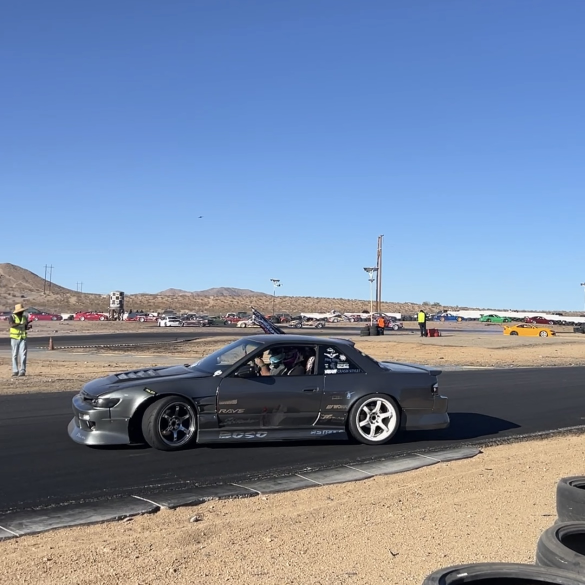
#> input picture images/4.jpg, 1170 x 1170 px, given in place of noisy.png, which was not available (shown at 1/2 size)
$ python processor_noisy.py   (older library calls are emulated)
#> lines starting #> are read from the running program, lines starting #| are printed output that depends on the picture; after the words box and inside, x2 and y2 are one past the last pixel; in counts of white or black regions, pixels touching at a corner belong together; pictures that were not available may be replaced by others from this repository, and a replacement may not be noted
### blur_kernel_estimator.py
import numpy as np
import cv2
from scipy.ndimage import gaussian_filter, gaussian_filter1d
import matplotlib.pyplot as plt
from scipy.signal import correlate2d


def estimate_blur_angle_directional(image, debug=False):
    # Convert to grayscale if RGB
    if image.ndim == 3:
        gray = cv2.cvtColor((image * 255).astype(np.uint8), cv2.COLOR_RGB2GRAY)
    else:
        gray = (image * 255).astype(np.uint8)

    # Apply Hanning window to suppress edge artifacts
    hanning = np.outer(np.hanning(gray.shape[0]), np.hanning(gray.shape[1]))
    windowed = gray * hanning

    # Compute FFT and get log-magnitude spectrum
    f = np.fft.fft2(windowed)
    fshift = np.fft.fftshift(f)
    magnitude_spectrum = 20 * np.log(np.abs(fshift) + 1)

    # Smooth the spectrum to reduce noise
    blurred_spectrum = gaussian_filter(magnitude_spectrum, sigma=3)

    # Compute gradients
    grad_x = cv2.Sobel(blurred_spectrum, cv2.CV_64F, 1, 0, ksize=3)
    grad_y = cv2.Sobel(blurred_spectrum, cv2.CV_64F, 0, 1, ksize=3)
    gradient_magnitude = np.sqrt(grad_x**2 + grad_y**2)
    gradient_angle = np.arctan2(grad_y, grad_x) * 180 / np.pi
    gradient_angle = (gradient_angle + 360) % 360  # Normalize to [0, 360)

    # Histogram of orientation weighted by gradient strength
    hist, bin_edges = np.histogram(gradient_angle, bins=360, range=(0, 360), weights=gradient_magnitude)
    dominant_gradient_direction = bin_edges[np.argmax(hist)]
    '''
    # Rotate by 90° to convert frequency suppression axis to motion blur direction
    estimated_blur_angle = (dominant_gradient_direction + 90) % 360
    '''
    estimated_blur_angle = dominant_gradient_direction % 180

    if debug:
        # print(f"Dominant gradient direction: {dominant_gradient_direction:.2f}°")
        print(f"Estimated motion blur angle: {estimated_blur_angle:.2f}°")

        plt.figure(figsize=(12, 5))
        plt.subplot(1, 2, 1)
        plt.imshow(magnitude_spectrum, cmap='gray')
        plt.title("FFT Magnitude Spectrum")
        plt.axis('off')

        plt.subplot(1, 2, 2)
        plt.plot(bin_edges[:-1], hist)
        plt.title("Gradient Orientation Histogram (0°–360°)")
        plt.xlabel("Angle (°)")
        plt.ylabel("Weighted Gradient Count")
        plt.tight_layout()
        plt.savefig("debug1.png", dpi=300, bbox_inches='tight')
    return estimated_blur_angle


# [264 lines left out: functions estimate_blur_length_fft_peaks, estimate_blur_length_spatial, estimate_blur_length_fourier, main, not called in this run]


# [2 lines that do not run on import are left out]

### noise_to_signal_estimator.py
import numpy as np
import cv2

# [49 lines left out: function nsr_test, not called in this run]

def nsr_blind_estimator(noisy_image, patch_size=8, top_k_percent=10, gradient_threshold=2.0):
    """
    Improved blind NSR estimation from a noisy image using gradient and trimmed variance filtering.

    Parameters:
    - noisy_image: RGB or grayscale image normalized to [0, 1]
    - patch_size: Size of square patches
    - top_k_percent: Percent of flattest patches used (default 10%)
    - gradient_threshold: Max average gradient magnitude to consider a patch flat

    Returns:
    - Estimated NSR (float)
    """
    noisy_image = np.asarray(noisy_image)

    # Convert to grayscale if needed
    if noisy_image.ndim == 3 and noisy_image.shape[2] == 3:
        gray = cv2.cvtColor((noisy_image * 255).astype(np.uint8), cv2.COLOR_RGB2GRAY)
    else:
        gray = (noisy_image * 255).astype(np.uint8)

    h, w = int(gray.shape[0]), int(gray.shape[1])
    patch_vars = []
    gradients = cv2.Sobel(gray, cv2.CV_64F, 1, 1, ksize=3)

    for y in range(0, h - patch_size + 1, patch_size):
        for x in range(0, w - patch_size + 1, patch_size):
            patch = gray[y:y+patch_size, x:x+patch_size].astype(np.float32)
            grad_patch = gradients[y:y+patch_size, x:x+patch_size]
            mean_grad = np.mean(np.abs(grad_patch))

            if mean_grad < gradient_threshold:  # consider only truly flat patches
                patch_var = np.var(patch)
                patch_vars.append(patch_var)

    if not patch_vars:
        return 0.0

    patch_vars = np.array(sorted(patch_vars))
    k = max(1, int(len(patch_vars) * top_k_percent / 100))
    noise_var = np.mean(patch_vars[:k])
    total_var = np.var(gray.astype(np.float32))

    return noise_var / total_var if total_var != 0 else 0.0


# [16 lines that do not run on import are left out]

### degrader.py
import cv2
import numpy as np
import matplotlib.pyplot as plt
import random
from scipy.signal import convolve2d

# Load a color image and normalize
# [5 lines left out: function load_color_image, not called in this run]

# Create a linear motion blur kernel
def motion_blur_kernel(length=100, angle=180):
    kernel = np.zeros((length, length), dtype=np.float32)
    center = length // 2

    # Define line endpoints based on the desired angle
    angle_rad = np.deg2rad(angle)
    x1 = int(center + (length // 2) * np.cos(angle_rad))
    y1 = int(center + (length // 2) * np.sin(angle_rad))
    x2 = int(center - (length // 2) * np.cos(angle_rad))
    y2 = int(center - (length // 2) * np.sin(angle_rad))

    # Draw line on kernel
    cv2.line(kernel, (x1, y1), (x2, y2), 1, thickness=1)
    kernel /= np.sum(kernel)
    return kernel
'''
# Apply motion blur to each RGB channel
def apply_motion_blur_color(img, kernel):
    blurred = np.zeros_like(img)
    for c in range(3):
        blurred[:, :, c] = convolve2d(img[:, :, c], kernel, mode='same', boundary='symm')
    return np.clip(blurred, 0, 1)
'''
# [30 lines left out: functions apply_motion_blur_color, add_gaussian_noise_color, not called in this run]

'''
# Save blurred, and noisy image
def show_color_images(original, blurred, noisy):
    fig, axs = plt.subplots(1, 3, figsize=(15, 5))
    axs[0].imshow(original)
    axs[0].set_title('Original Image')
    axs[1].imshow(blurred)
    axs[1].set_title('Motion Blurred Image')
    axs[2].imshow(noisy)
    axs[2].set_title('Blurred + Noisy Image')
    for ax in axs:
        ax.axis('off')
    plt.tight_layout()
    plt.savefig("outputs/1_degradedv3.png", dpi=300, bbox_inches='tight')
'''

# [10 lines left out: function save_images, not called in this run]


# Main execution
# [24 lines that do not run on import are left out]

### processor_noisy.py
import numpy as np
import cv2
from blur_kernel_estimator import estimate_blur_angle_directional
from noise_to_signal_estimator import nsr_blind_estimator
from degrader import motion_blur_kernel


def wiener_deblur_color(image, kernel, nsr, output_path="outputs/wiener_result.png"):
    """
    Apply Wiener deblurring to a color image and save the result.

    Parameters:
    - image: Blurred + noisy color image (H, W, 3), float32, range [0, 1]
    - kernel: Blur kernel (2D numpy array)
    - nsr: Noise-to-signal ratio (float)
    - output_path: File path to save the output PNG

    Returns:
    - Deblurred image (H, W, 3), float32, clipped to [0, 1]
    """
    image = np.clip(image, 0, 1)
    kernel /= np.sum(kernel)
    pad_kernel = np.zeros_like(image[:, :, 0])
    kh, kw = kernel.shape
    pad_kernel[:kh, :kw] = kernel
    pad_kernel = np.roll(pad_kernel, -kh//2, axis=0)
    pad_kernel = np.roll(pad_kernel, -kw//2, axis=1)
    H = np.fft.fft2(pad_kernel)

    result = np.zeros_like(image)
    for c in range(3):  # RGB channels
        I = np.fft.fft2(image[:, :, c])
        H_conj = np.conj(H)
        denominator = (np.abs(H) ** 2 + nsr)
        F_hat = (H_conj / denominator) * I
        result[:, :, c] = np.abs(np.fft.ifft2(F_hat))

    result = np.clip(result, 0, 1)
    cv2.imwrite(output_path, (result * 255).astype(np.uint8)[..., ::-1])
    return result

def inverse_deblur_color(image, kernel, epsilon=1e-3, output_path="outputs/inverse_result.png"):
    """
    Apply inverse deblurring to a color image using consistent kernel alignment.

    Parameters:
    - image: Blurred color image (H, W, 3), float32, range [0, 1]
    - kernel: Blur kernel (2D numpy array)
    - epsilon: Small constant to prevent division by zero
    - output_path: File path to save the output PNG

    Returns:
    - Deblurred image (H, W, 3), float32, clipped to [0, 1]
    """
    image = np.clip(image, 0, 1)
    kernel /= np.sum(kernel)

    h, w = image.shape[:2]
    pad_kernel = np.zeros((h, w), dtype=np.float32)
    kh, kw = kernel.shape
    pad_kernel[:kh, :kw] = kernel
    pad_kernel = np.roll(pad_kernel, -kh // 2, axis=0)
    pad_kernel = np.roll(pad_kernel, -kw // 2, axis=1)
    H = np.fft.fft2(pad_kernel)

    restored = np.zeros_like(image)
    for c in range(3):
        B = np.fft.fft2(image[:, :, c])
        F_hat = B / (H + epsilon)
        restored[:, :, c] = np.real(np.fft.ifft2(F_hat))

    restored = np.clip(restored, 0, 1)
    cv2.imwrite(output_path, (restored * 255).astype(np.uint8)[..., ::-1])
    return restored


def main():

    for i in range(1, 8):
        image_path = f"outputs/{i}/noisy.png"
        image = cv2.imread(image_path)
#> image is the input picture: shape (1170, 1170, 3); mean B, G, R 163.5, 138.2, 123
        image = cv2.cvtColor(image, cv2.COLOR_BGR2RGB) / 255.0  # Normalize to [0, 1]
        angle = estimate_blur_angle_directional(image, debug=True)
#> in estimate_blur_angle_directional, `gradient_magnitude = np.sqrt(grad_x**2 + grad_y**2)`:
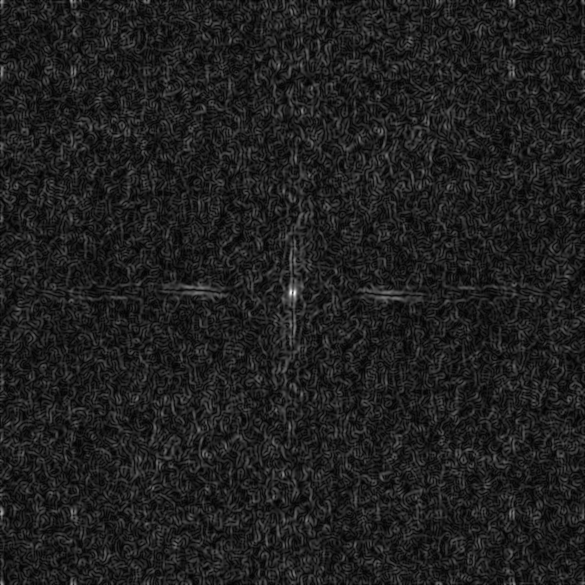
#> gradient_magnitude: shape (1170, 1170) float64 (shown at 1/2 size); min 0, max 54.31, mean 6.6; drawn with min black and max white
#> in estimate_blur_angle_directional, `gradient_angle = (gradient_angle + 360) % 360`:
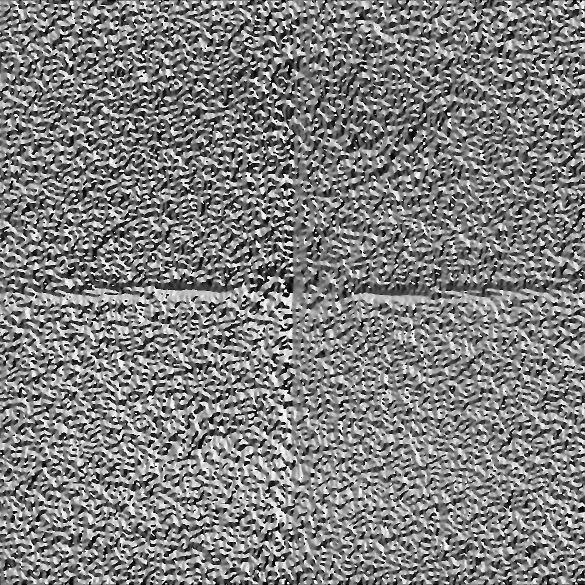
#> gradient_angle: shape (1170, 1170) float64 (shown at 1/2 size); min 0, max 360, mean 179.8; drawn with min black and max white
#> in estimate_blur_angle_directional, `hist, bin_edges = np.histogram(gradient_angle, bins=360, range=(0, 360..`: hist = 360 values, max 38569.5 at index 180, min 20447.7 at index 71, mean 25286.2; bin_edges = 361 values from 0 to 360
#> in estimate_blur_angle_directional, `dominant_gradient_direction = bin_edges[np.argmax(hist)]`: dominant_gradient_direction = 180
#> in estimate_blur_angle_directional, `estimated_blur_angle = dominant_gradient_direction % 180`: estimated_blur_angle = 0
#| Estimated motion blur angle: 0.00°
#> in estimate_blur_angle_directional, `plt.savefig("debug1.png", dpi=300, bbox_inches='tight')`:
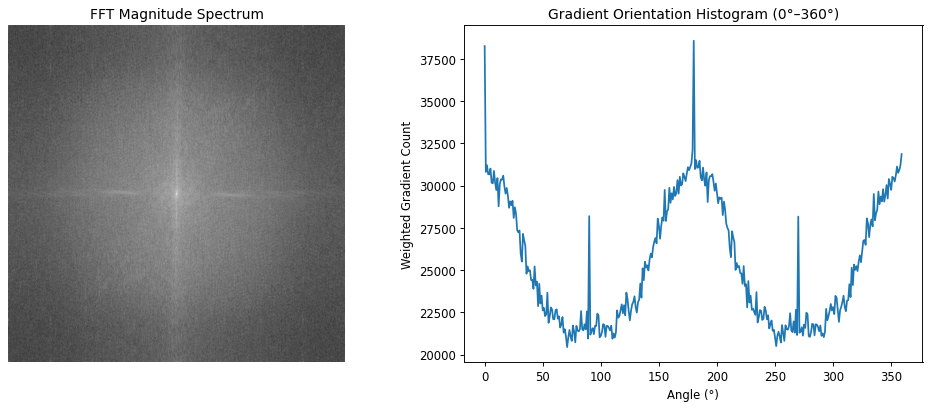
#> figure drawn by matplotlib, 2 panels; panel 2: curve peaks at x = 180, y = 38569.5
#> angle = 0
        nsr_estimate = nsr_blind_estimator(image, patch_size=8, top_k_percent=10, gradient_threshold=5.0)
#> in nsr_blind_estimator, `gradients = cv2.Sobel(gray, cv2.CV_64F, 1, 1, ksize=3)`:
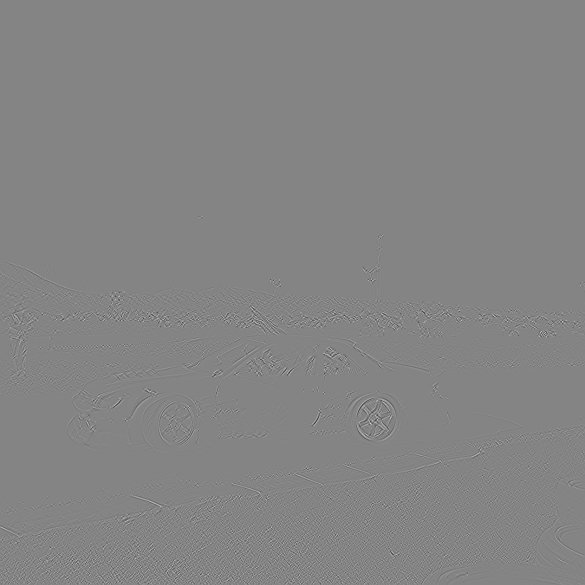
#> gradients: shape (1170, 1170) float64 (shown at 1/2 size); min -310, max 287, mean 0; drawn with min black and max white
#> after the loop in nsr_blind_estimator, `for y in range(0, h - patch_size + 1, patch_size):`: patch_vars = 14008 values, max 3475.6 at index 10892, min 0 at index 0, mean 21.92
#> in nsr_blind_estimator, `patch_vars = np.array(sorted(patch_vars))`: patch_vars = 14008 values from 0 to 3475.6
#> in nsr_blind_estimator, `k = max(1, int(len(patch_vars) * top_k_percent / 100))`: k = 1400
#> in nsr_blind_estimator, `noise_var = np.mean(patch_vars[:k])`: noise_var = 0
#> in nsr_blind_estimator, `total_var = np.var(gray.astype(np.float32))`: total_var = 2710.8
#> nsr_estimate = 0
        kernel = motion_blur_kernel(length=27, angle=angle)
#> in motion_blur_kernel, `x1 = int(center + (length // 2) * np.cos(angle_rad))`: x1 = 26
#> in motion_blur_kernel, `y1 = int(center + (length // 2) * np.sin(angle_rad))`: y1 = 13
#> in motion_blur_kernel, `x2 = int(center - (length // 2) * np.cos(angle_rad))`: x2 = 0
#> in motion_blur_kernel, `y2 = int(center - (length // 2) * np.sin(angle_rad))`: y2 = 13
#> in motion_blur_kernel, `cv2.line(kernel, (x1, y1), (x2, y2), 1, thickness=1)`:
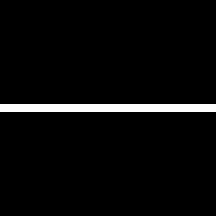
#> kernel: shape (27, 27) float32 (shown 8 times larger); values 0 (black) and 1 (white), 3.7% white in thin lines or dots, all inside (x1, y1, x2, y2) = (0, 13, 27, 14)
        wiener_deblur_color(image, kernel, nsr_estimate, output_path=f"outputs/{i}/wiener_result_noisy.png")
#> in wiener_deblur_color, `pad_kernel = np.roll(pad_kernel, -kh//2, axis=0)`: pad_kernel: shape (1170, 1170) float64; values 0 (black) and 0.037 (white), 0% white in thin lines or dots, all inside (x1, y1, x2, y2) = (0, 1169, 27, 1170)
#> in wiener_deblur_color, `pad_kernel = np.roll(pad_kernel, -kw//2, axis=1)`: pad_kernel: shape (1170, 1170) float64; values 0 (black) and 0.037 (white), 0% white in thin lines or dots, all inside (x1, y1, x2, y2) = (0, 1169, 1170, 1170)
#> after the loop in wiener_deblur_color, `for c in range(3):`:
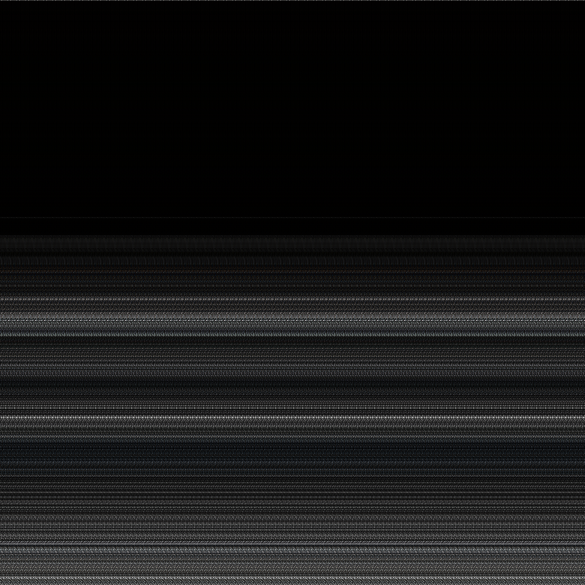
#> result: shape (1170, 1170, 3) float64 (shown at 1/2 size); mean of channels 0, 1, 2 1.38e+14, 1.37e+14, 1.37e+14; drawn with min black and max white
#> in wiener_deblur_color, `result = np.clip(result, 0, 1)`: result: shape (1170, 1170, 3) float64; every value is 1
        inverse_deblur_color(image, kernel, output_path=f"outputs/{i}/inverse_result_noisy.png")
#> in inverse_deblur_color, `cv2.imwrite(output_path, (restored * 255).astype(np.uint8)[..., ::-1])`:
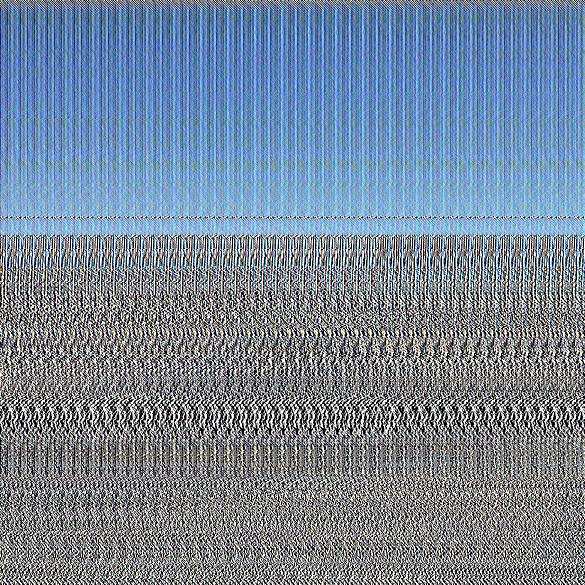
#> saved as inverse_result_noisy.png: shape (1170, 1170, 3) (shown at 1/2 size); mean B, G, R 153.6, 135.3, 119.3
#> pass 2 of the loop in main, `for i in range(1, 8):`:
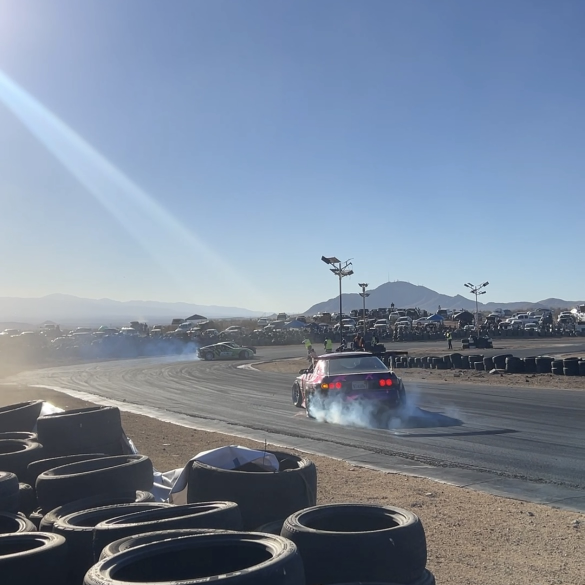
#> input picture images/5.jpg, 1170 x 1170 px, given in place of noisy.png, which was not available (shown at 1/2 size)
#> in main, image is the input picture: shape (1170, 1170, 3); mean B, G, R 154.3, 135.9, 122.6
#| Estimated motion blur angle: 0.00°
#> in nsr_blind_estimator (call 2), `gradients = cv2.Sobel(gray, cv2.CV_64F, 1, 1, ksize=3)`:
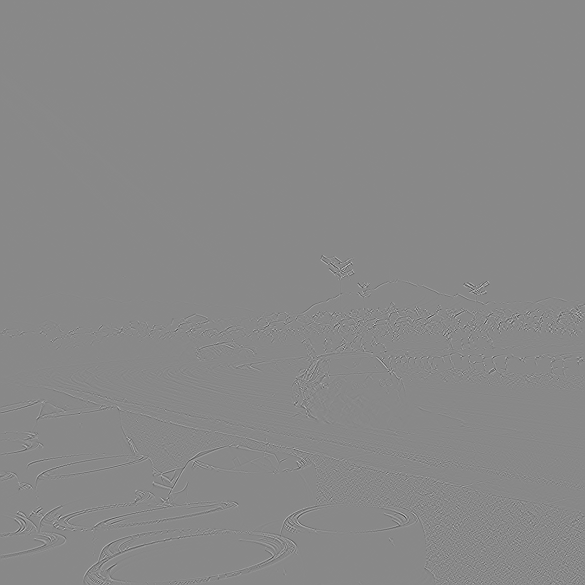
#> gradients: shape (1170, 1170) float64 (shown at 1/2 size); min -286, max 247, mean 0; drawn with min black and max white
#> after the loop in nsr_blind_estimator (call 2), `for y in range(0, h - patch_size + 1, patch_size):`: patch_vars = 16183 values, max 6017.4 at index 16120, min 0 at index 20, mean 18.93
#> in nsr_blind_estimator (call 2), `patch_vars = np.array(sorted(patch_vars))`: patch_vars = 16183 values from 0 to 6017.4
#> k = 1618
#> total_var = 2666.9
#> in inverse_deblur_color (call 2), `cv2.imwrite(output_path, (restored * 255).astype(np.uint8)[..., ::-1])`:
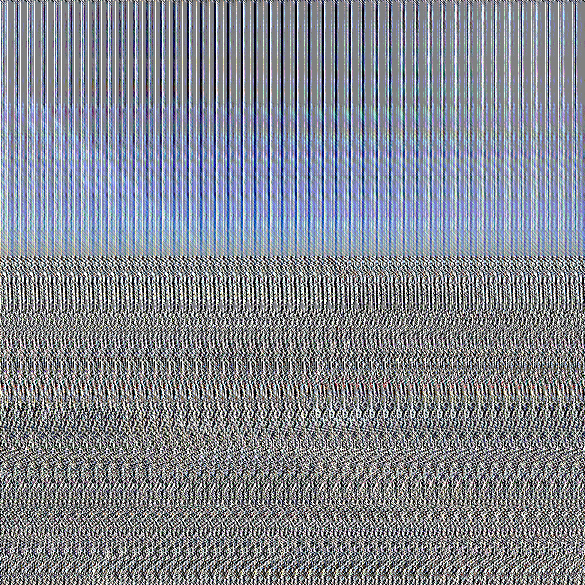
#> saved as inverse_result_noisy.png: shape (1170, 1170, 3) (shown at 1/2 size); mean B, G, R 144.3, 134.8, 130.3
    print("saved image to outputs/")

if __name__ == "__main__":
#> (the run stopped early here; a loop or call above may not have finished)
